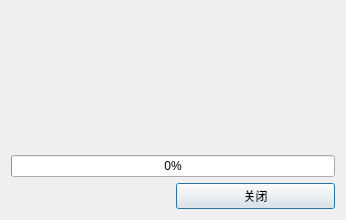
<?xml version="1.0" encoding="UTF-8"?>
<ui version="4.0">
 <class>ReceiveFileDialog</class>
 <widget class="QDialog" name="ReceiveFileDialog">
  <property name="geometry">
   <rect>
    <x>0</x>
    <y>0</y>
    <width>346</width>
    <height>220</height>
   </rect>
  </property>
  <property name="windowTitle">
   <string>Dialog</string>
  </property>
  <layout class="QGridLayout" name="gridLayout">
   <item row="0" column="0" colspan="2">
    <widget class="QLabel" name="label">
     <property name="text">
      <string/>
     </property>
    </widget>
   </item>
   <item row="1" column="0" colspan="2">
    <widget class="QProgressBar" name="progressBar">
     <property name="value">
      <number>0</number>
     </property>
    </widget>
   </item>
   <item row="2" column="1">
    <widget class="QPushButton" name="closeButton">
     <property name="text">
      <string>关闭</string>
     </property>
    </widget>
   </item>
  </layout>
 </widget>
 <resources/>
 <connections/>
</ui>
